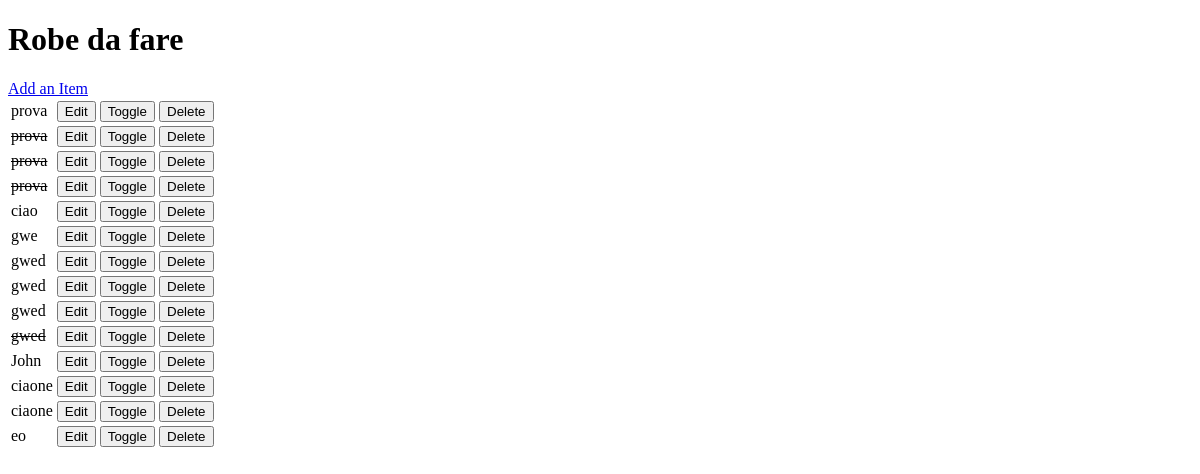
/, run on an earlier commit of the app's database.
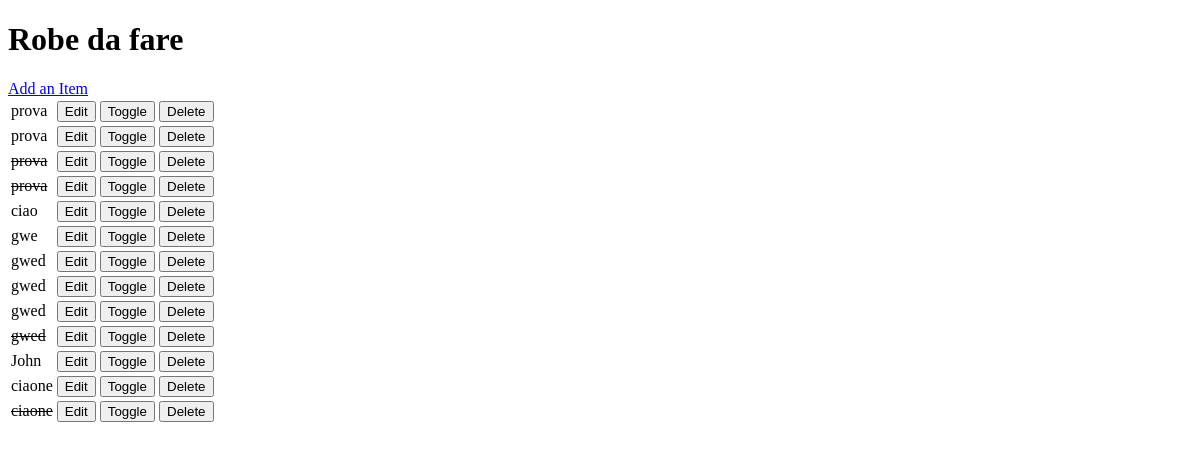
And on a later commit of the database.
### todo/models.py (models this page shows, shortened)
class Item(models.Model):
    name = models.CharField(max_length=50, null=False, blank=False)
    done = models.BooleanField(null=False, blank=False, default=False)

### todo/views.py (the view)
# urls.py: path('', views.get_todo_list, name='get_todo_list'),
def get_todo_list(request):
    items = Item.objects.all() # Contains the whole table
    context = { # Separate the table object in a dictionary
        'items': items
    }
    return render(request, 'todo/todo_list.html', context)

### todo/templates/todo/todo_list.html (shortened to what this page needs)
<!DOCTYPE html>
<html lang="en">
<head>
</head>
<body>
	<h1>Robe da fare</h1>
	<a href="/add">Add an Item</a>
	<br>
	<table>
		{% for item in items %}
		{% if item.done == True %}
		<tr>
			<td><s>{{ item.name }}</s></td>
			{% else %}
			<td>{{ item.name }}</td>
			{% endif %}
			<td>
				<a href="/edit/{{ item.id }}">
					<button>Edit</button>
				</a>
			</td>
    		<td>
				<a href="/toggle/{{ item.id }}">
					<button>Toggle</button>
				</a>
			</td>
    		<td>
				<a href="/delete/{{ item.id }}">
					<button>Delete</button>
				</a>
			</td>
		</tr>
		{% empty %}
		<td>
			<tr>Nothing to see here</tr>
		</td>
		{% endfor %}
	</table>
</body>
</html>

What changed in the data, as far as the page shows it:
removed Item: name "eo"
changed Item (number 2 of 13 on the later page): done True → False (drawn)
changed Item (number 13 of 13 on the later page): done False → True (drawn)
